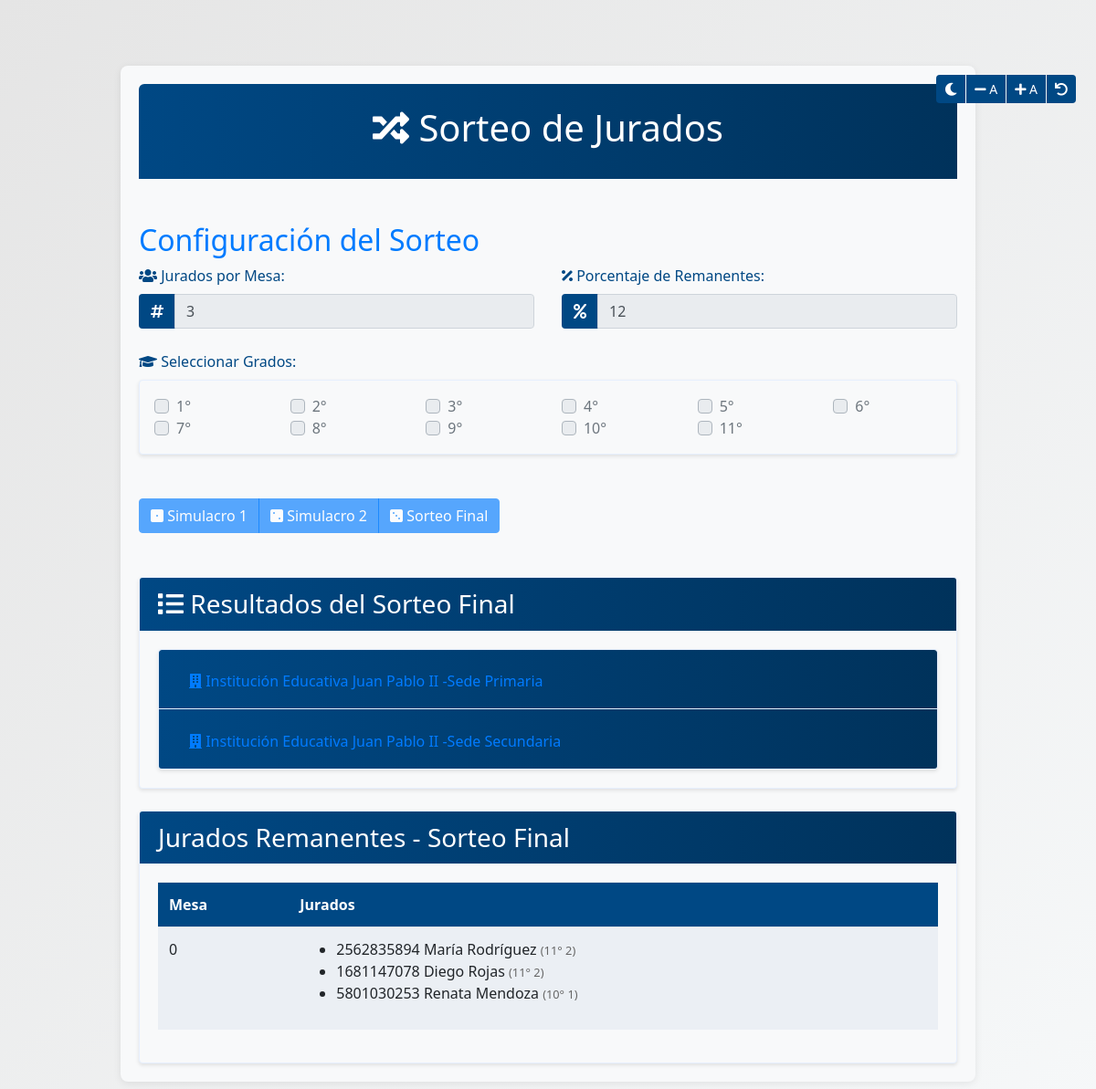
Before: /sorteo_jurados with the older database file.
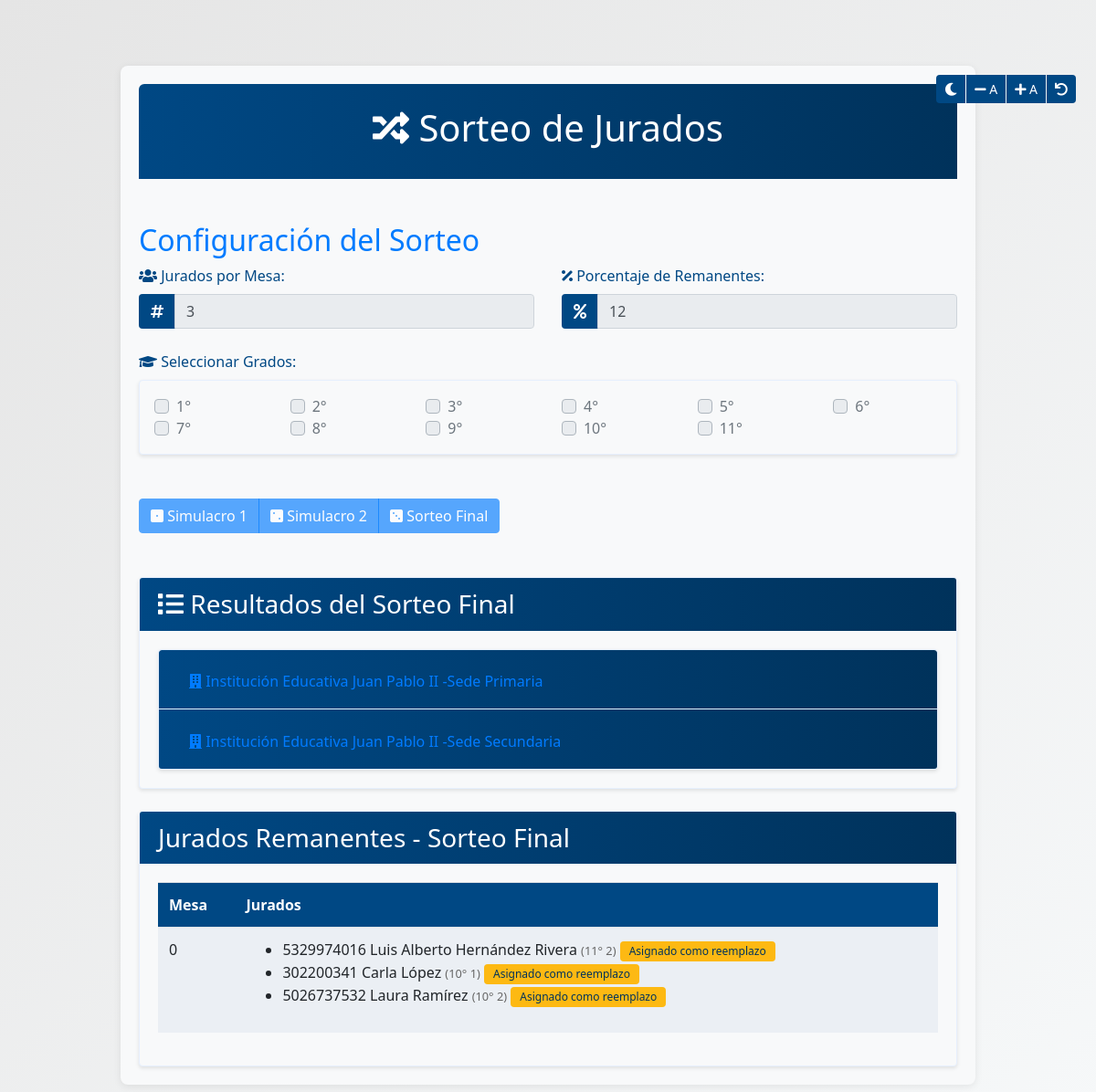
After: the same page with the newer database file.
### models.py (models this page shows, shortened)
class Sede(db.Model):
    id = db.Column(db.Integer, primary_key=True)
    nombre = db.Column(db.String(100), nullable=False)
    direccion = db.Column(db.String(200), nullable=False)
    estudiantes = db.relationship('Estudiante', back_populates='sede')
    mesas = db.relationship('Mesa', back_populates='sede', cascade='all, delete-orphan')
    asignaciones = db.relationship('AsignacionMesa', back_populates='sede')

class Jurado(db.Model):
    id = db.Column(db.Integer, primary_key=True)
    tipo_persona = db.Column(db.String(20), nullable=False)
    persona_id = db.Column(db.Integer, nullable=True)
    mesa_id = db.Column(db.Integer, db.ForeignKey('mesa.id'), nullable=True)
    sede_id = db.Column(db.Integer, db.ForeignKey('sede.id'), nullable=True)
    es_remanente = db.Column(db.Boolean, default=False)
    disponible = db.Column(db.Boolean, default=True)
    sorteo = db.Column(db.Integer, nullable=True)
    activo = db.Column(db.Boolean, default=True)
    _numero_documento = db.Column('numero_documento', db.String(20), nullable=True)
    _nombre = db.Column('nombre', db.String(100), nullable=True)
    mesa = db.relationship('Mesa', backref='jurados')
    sede = db.relationship('Sede', backref='jurados')
    @property
    def id_mesa(self):
        return self.mesa_id
    @property
    def nombre(self):
        if self._nombre:
            return self._nombre
    @nombre.setter
    def nombre(self, value):
        self._nombre = value
    @property
    def numero_documento(self):
        if self._numero_documento:
            return self._numero_documento
    @numero_documento.setter
    def numero_documento(self, value):
        self._numero_documento = value

### routes/jurado_routes.py (the view, shortened to what this page needs)
@jurado_bp.route('/sorteo_jurados', methods=['GET', 'POST'])
@verificar_acceso_ruta('jurado.sorteo_jurados')
def sorteo_jurados():
    print("\n=== INICIO DE SORTEO JURADOS ===")
    fase_1_completado = Jurado.query.filter_by(sorteo=1).first() is not None
    fase_2_completado = Jurado.query.filter_by(sorteo=2).first() is not None
    fase_3_completado = Jurado.query.filter_by(sorteo=3).first() is not None
    if fase_3_completado:
        ultima_fase = 3
    elif fase_2_completado:
        ultima_fase = 2
    elif fase_1_completado:
        ultima_fase = 1
    else:
        ultima_fase = 0
    print(f"Estado de fases: Fase1={fase_1_completado}, Fase2={fase_2_completado}, Fase3={fase_3_completado}")
    sorteos = session.get('sorteos', [])
    remanentes = session.get('remanentes', [])
    fase = session.get('fase', 0)
    grados_seleccionados = session.get('grados_seleccionados', [])
    jurados_por_mesa = session.get('jurados_por_mesa', 3)
    porcentaje_remanentes = session.get('porcentaje_remanentes', 12)
    jurados_definitivos = Jurado.query.filter_by(activo=True, sorteo=3).all()
    sedes = Sede.query.all()
    sedes_dict = []
    for sede in sedes:
        sede_dict = {"id": sede.id, "nombre": sede.nombre, "mesas": [a.mesa_numero for a in sede.asignaciones] if sede.asignaciones else []}
        if None not in sede_dict.values():  # Asegurarnos de que no haya valores None
            sedes_dict.append(sede_dict)
    total_mesas = sum(len(sede.mesas) for sede in sedes)
    if fase_1_completado or fase_2_completado or fase_3_completado:
        ultima_fase = 3 if fase_3_completado else (2 if fase_2_completado else 1)
        sorteos = []
        for sede in sedes:  # Usar sedes en lugar de sedes_dict
            jurados_sede = Jurado.query.filter(
                Jurado.sorteo == ultima_fase,
                Jurado.sede_id == sede.id,
                Jurado.mesa_id != 0
            ).order_by(Jurado.mesa_id).all()
            mesas = {}
            for jurado in jurados_sede:
                if jurado.mesa_id not in mesas:
                    mesas[jurado.mesa_id] = {
                        'sede_id': sede.id,
                        'mesa_numero': jurado.mesa_id,
                        'estudiantes': [],
                        'profesor': None
                    }
                if jurado.tipo_persona == 'Estudiante':
                    estudiante = Estudiante.query.filter_by(
                        numero_documento=jurado.numero_documento
                    ).first()
                    if estudiante:
                        mesas[jurado.mesa_id]['estudiantes'].append({
                            'id': estudiante.id,
                            'nombre': jurado.nombre,
                            'numero_documento': jurado.numero_documento,
                            'grado': estudiante.grado,
                            'seccion': estudiante.seccion,
                            'reemplazado': not jurado.activo
                        })
                else:  # Es profesor
                    profesor = Profesor.query.filter_by(
                        numero_documento=jurado.numero_documento
                    ).first()
                    mesas[jurado.mesa_id]['profesor'] = {
                        'id': jurado.id,
                        'nombre': jurado.nombre,
                        'numero_documento': jurado.numero_documento,
                        'departamento': profesor.departamento if profesor else None,
                        'reemplazado': not jurado.activo  # Agregar estado de reemplazo para profesores
                    }
            sorteos.extend(mesas.values())
        remanentes = []
        remanentes_query = Jurado.query.filter(
            Jurado.sorteo == ultima_fase,
            Jurado.mesa_id == 0,  # Solo filtrar por remanentes (mesa_id = 0)
        ).all()
        for remanente in remanentes_query:
            estudiante = Estudiante.query.filter_by(
                numero_documento=remanente.numero_documento
            ).first()
            if estudiante:  # Verificar que se encontró el estudiante
                remanentes.append({
                    'id': remanente.id,
                    'nombre': remanente.nombre,
                    'numero_documento': remanente.numero_documento,
                    'grado': estudiante.grado,
                    'seccion': estudiante.seccion,
                    'activo': remanente.activo,
                    'usado': not remanente.activo  # True si el remanente ya fue usado
                })
        return render_template(
            'sorteo_jurados.html',
            sedes=sedes,
            grados=sorted(list(set(e.grado for e in Estudiante.query.all()))),
            total_mesas=total_mesas,
            sorteos=sorteos,
            remanentes=remanentes,
            fase=ultima_fase,
            grados_seleccionados=grados_seleccionados,
            jurados_por_mesa=jurados_por_mesa,
            porcentaje_remanentes=porcentaje_remanentes,
            fase_1_completado=fase_1_completado,
            fase_2_completado=fase_2_completado,
            fase_3_completado=fase_3_completado,
            config=ConfiguracionSorteo.query.first()
        )
    else:
        sorteos = []

### templates/sorteo_jurados.html (shortened to what this page needs)
{% extends "base.html" %}
{% block content %}
<div class="container mt-5" id="mainContainer">
    <header class="text-center bg-primary text-white py-4" style="border-radius: 6px 6px 0 0;">
        <h1><i class="fas fa-random"></i> Sorteo de Jurados</h1>
    </header>
    <div class="mt-5">
        <form id="formSorteo" method="post" action="{{ url_for('jurado.sorteo_jurados') }}" class="mb-4">
            <h2 class="text-primary">Configuración del Sorteo</h2>
            <div class="row">
                <div class="col-md-6">
                    <div class="form-group">
                        <label for="jurados_por_mesa">
                            <i class="fas fa-users"></i> Jurados por Mesa:
                        </label>
                        <div class="input-group">
                            <div class="input-group-prepend">
                                <span class="input-group-text"><i class="fas fa-hashtag"></i></span>
                            </div>
                            <input type="number" id="jurados_por_mesa" name="jurados_por_mesa" class="form-control"
                                value="{{ session.get('jurados_por_mesa', 3) }}" min="3" max="5" required
                                oninput="validarJurados(this)" {% if fase_1_completado %}readonly{% endif %}>
                        </div>
                    </div>
                </div>
                <div class="col-md-6">
                    <div class="form-group">
                        <label for="porcentaje_remanentes">
                            <i class="fas fa-percentage"></i> Porcentaje de Remanentes:
                        </label>
                        <div class="input-group">
                            <div class="input-group-prepend">
                                <span class="input-group-text"><i class="fas fa-percent"></i></span>
                            </div>
                            <input type="number" id="porcentaje_remanentes" name="porcentaje_remanentes"
                                class="form-control" value="{{ session.get('porcentaje_remanentes', 12) }}" min="5"
                                max="20" required {% if fase_1_completado %}readonly{% endif %}>
                        </div>
                    </div>
                </div>
            </div>
            <div class="form-group">
                <label>
                    <i class="fas fa-graduation-cap"></i> Seleccionar Grados:
                </label>
                <div class="checkbox-container card p-3">
                    <div class="row">
                        {% for grado in grados %}
                        <div class="col-md-2 col-sm-4 col-6">
                            <div class="custom-control custom-checkbox">
                                <label class="custom-control-label" for="grado{{ grado }}">{{ grado }}°</label>
                            </div>
                        </div>
                        {% endfor %}
                    </div>
                </div>
            </div>
            <div class="btn-group mt-4">
                <button type="submit" name="fase" value="Iniciar Primer Sorteo" class="btn btn-primary" {% if
                    fase_1_completado %}disabled{% endif %}>
                    <i class="fas fa-dice-one"></i> Simulacro 1
                </button>
                <button type="submit" name="fase" value="Realizar Segundo Sorteo" class="btn btn-primary" {% if not
                    fase_1_completado or fase_2_completado %}disabled{% endif %}>
                    <i class="fas fa-dice-two"></i> Simulacro 2
                </button>
                <button type="submit" name="fase" value="Realizar Sorteo Definitivo" class="btn btn-primary" {% if not
                    fase_2_completado or fase_3_completado %}disabled{% endif %}>
                    <i class="fas fa-dice-three"></i> Sorteo Final
                </button>
            </div>
        </form>
        {% if sorteos %}
        <div class="mt-5">
            <div class="card">
                <div class="card-header bg-info text-white">
                    <h3 class="mb-0">
                        <i class="fas fa-list"></i>
                        Resultados del {% if fase < 3 %}Simulacro {{ fase }}{% else %}Sorteo Final{% endif %} </h3>
                </div>
                <div class="card-body">
                    <div class="accordion" id="sorteoAccordion">
                        {% for sede in sedes %}
                        <div class="card">
                            <div class="card-header" id="heading{{ sede.id }}">
                                <h2 class="mb-0">
                                    <button class="btn btn-link" type="button" data-toggle="collapse"
                                        data-target="#collapse{{ sede.id }}">
                                        <i class="fas fa-building"></i> {{ sede.nombre }}
                                    </button>
                                </h2>
                            </div>
                        </div>
                        {% endfor %}
                    </div>
                </div>
            </div>
        </div>
        {% endif %}
        {% if remanentes %}
        <div class="card mt-4">
            <div class="card-header bg-info text-white">
                <h3 class="mb-0">
                    Jurados Remanentes - {% if fase < 3 %}Simulacro {{ fase }}{% else %}Sorteo Final{% endif %} </h3>
            </div>
            <div class="card-body">
                <table class="table table-striped">
                    <thead>
                        <tr>
                            <th>Mesa</th>
                            <th>Jurados</th>
                        </tr>
                    </thead>
                    <tbody>
                        <tr>
                            <td>0</td>
                            <td>
                                <ul>
                                    {% for remanente in remanentes %}
                                    <li>
                                        <div class="remanente-info {% if not remanente.activo %}usado{% endif %}">
                                            {{ remanente.numero_documento }} {{ remanente.nombre }}
                                            <span style="font-size: 0.8em; color: #666;">({{
                                                remanente.grado }}° {{ remanente.seccion }})</span>
                                            {% if not remanente.activo %}
                                            <span class="badge badge-warning">Asignado como reemplazo</span>
                                            {% endif %}
                                        </div>
                                    </li>
                                    {% endfor %}
                                </ul>
                            </td>
                        </tr>
                    </tbody>
                </table>
            </div>
        </div>
        {% endif %}
    </div>
</div>
{% endblock %}

### templates/base.html (shortened to what this page needs)
<!DOCTYPE html>
<html lang="es">
<head>
    <link rel="stylesheet" href="https://stackpath.bootstrapcdn.com/bootstrap/4.3.1/css/bootstrap.min.css">
    <link rel="stylesheet" href="https://cdnjs.cloudflare.com/ajax/libs/toastr.js/latest/toastr.min.css">
    <link rel="stylesheet" href="https://cdnjs.cloudflare.com/ajax/libs/font-awesome/5.15.4/css/all.min.css">
    <link rel="stylesheet" href="{{ url_for('static', filename='css/main.css') }}">
</head>
<body>
    <div class="container-fluid py-4">
        <div class="theme-controls" style="position: fixed; top: 80px; right: 20px; z-index: 1000;">
            <div class="btn-group">
                <button class="btn btn-sm" id="toggleTheme" title="Cambiar tema">
                    <i class="fas fa-moon"></i>
                </button>
                <button class="btn btn-sm" id="decreaseFont" title="Reducir texto">
                    <i class="fas fa-minus"></i> A
                </button>
                <button class="btn btn-sm" id="increaseFont" title="Aumentar texto">
                    <i class="fas fa-plus"></i> A
                </button>
                <button class="btn btn-sm" id="resetSettings" title="Restablecer ajustes">
                    <i class="fas fa-undo"></i>
                </button>
            </div>
        </div>
        {% block content %}{% endblock %}
    </div>
</body>
</html>

Changed rows visible on the page:
changed Jurado: numero_documento "2562835894" → "5329974016"; nombre "María Rodríguez" → "Luis Alberto Hernández Rivera"; now shows "Asignado como reemplazo"
changed Jurado: numero_documento "1681147078" → "302200341"; nombre "Diego Rojas" → "Carla López"; grado "11" → "10"; seccion "2" → "1"; now shows "Asignado como reemplazo"
changed Jurado: numero_documento "5801030253" → "5026737532"; nombre "Renata Mendoza" → "Laura Ramírez"; seccion "1" → "2"; now shows "Asignado como reemplazo"
